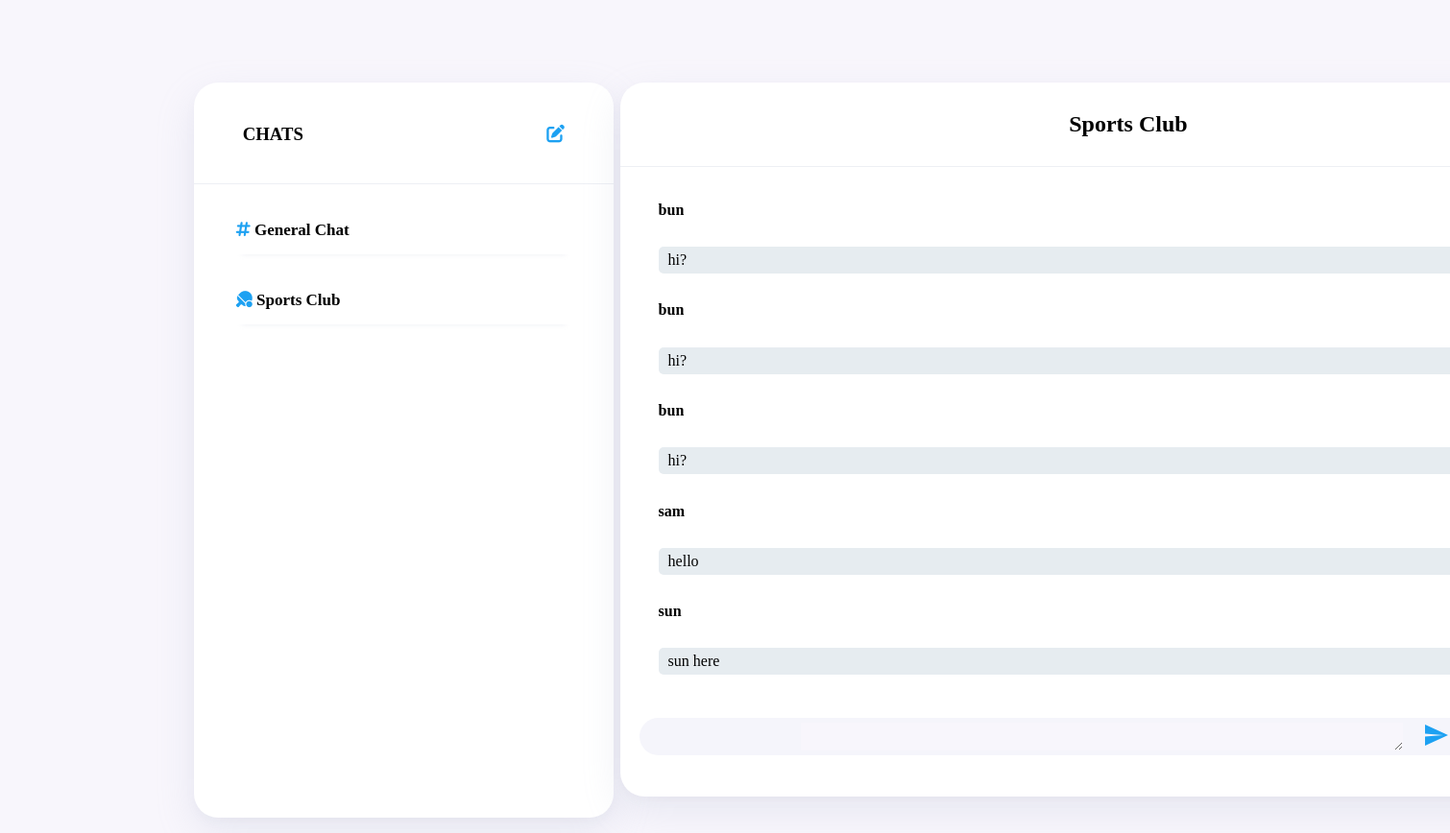
The app's page /templates/sports_chat.php, older data.
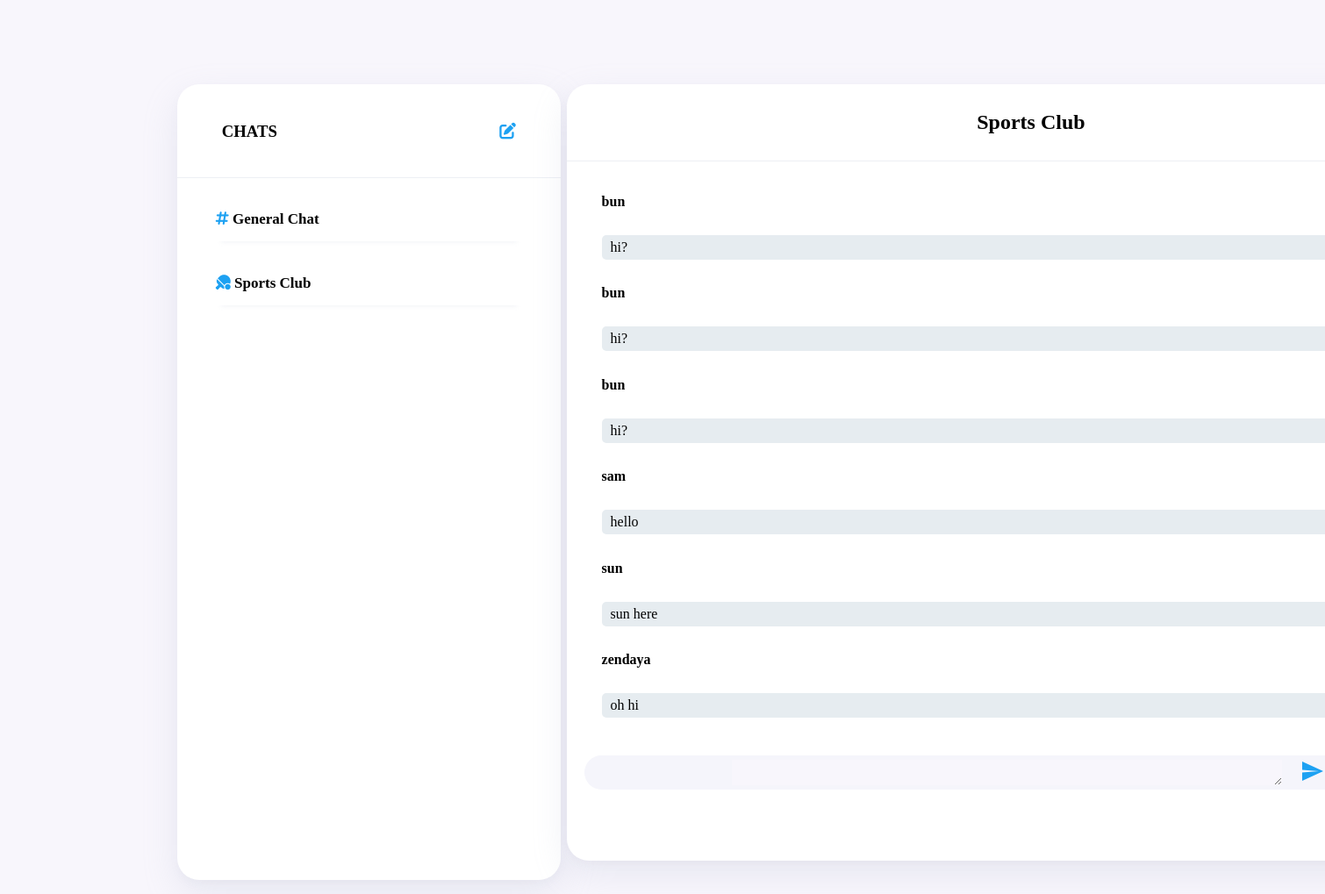
The same page, newer data.
### tables this page shows
CREATE TABLE `sportschat` (
  `id` int(11) NOT NULL,
  `username` varchar(100) NOT NULL,
  `message` text NOT NULL,
  `time` datetime NOT NULL DEFAULT current_timestamp()
);

### templates/sports_chat.php (the view, shortened to what this page needs)
<?php
include("connection.php");
?>
<!DOCTYPE html>
<html lang="en">
<head>
    <link rel="stylesheet" href="../static/chat.css">
</head>
<body>
    <div class="container-3">
        <div class="left">
            <div class="heading">
                <h3>CHATS</h3>
                <h3><i class="fas fa-edit"></i></h3>
            </div>
            <div class="sub-head">
                <div class="group name">
                <a href="gen-chat.php"><h4><i class="fas fa-hashtag"></i> General Chat</h4></a>
                </div>
                <div class="club name">
                <a href="sports_chat.php" style="text-decoration: none; color:black; "><h4><i class="fas fa-table-tennis"></i> Sports Club</h4></a>
                </div>
            </div>
        </div>
        <div class="right">
            <div class="top-section">
                <div class="name">
                    <h2>Sports Club</h2>
                </div>
                <div class="msg-box" id="ma">
                    <?php
                    $q1= "SELECT * FROM sportschat";
                    $r1= mysqli_query($db, $q1);
                    while ($row= mysqli_fetch_assoc($r1)) {
                        $message= $row['message'];
                        $username= $row['username'];
                        $time= $row['time'];
                        echo "<div class='their-msg'>
                            <div class='nametime'><h4>$username</h4><span class='timestamp'>$time</span></div>
                            <p>$message </p>
                            </div>";
                    }
                    ?>
                </div>
            </div>
            <div class="bottom-section">
                <form action="" method="post">
                    <textarea class="type-msg" name="type-msg" id="" cols="76" rows="1" ></textarea>
                    <button type="submit" name="submit">
                    </button>
                </form>
            </div>
        </div>
    </div>
</body>
</html>

### static/chat.css (style rules this page uses)
.container-3 { display: flex; padding: 2% 13% ; width: 100%; max-height: 100vh; height: 93vh; margin-top: 7vh; }
body { background-color: #F8F6FC; }
.heading h3 { padding: 6.3% 2%; }
.left { padding: 2px 0 1% 0; border-radius: 25px; height: 100%; width: 30vw; padding-bottom: 20px; background-color: white; box-shadow: 0 5px 10px rgba(154,160,185,.05), 0 15px 40px rgba(166,173,201,.2); }
.left .heading { padding: 0 10%; border-bottom: 1px solid rgba(166,173,201,.2); }
.sub-head { overflow-y: scroll; height: 74vh; padding: 0 10%; }
.sub-head .name { -webkit-box-shadow: 0 6px 6px -6px rgba(166,173,201,.2); -moz-box-shadow: 0 6px 6px -6px rgba(166,173,201,.2); box-shadow: 0 6px 6px -6px rgba(166,173,201,.2); }
.left .fas { color: #1DA1F2; }
.right { border-radius: 25px; height: 100%; width: 73%; margin-left: 7px; background-color: white; box-shadow: 0 5px 10px rgba(154,160,185,.05), 0 15px 40px rgba(166,173,201,.2); }
.left h4 { font-size: 17px; padding: 15px 0; }
.heading { display: flex; flex-direction: row; justify-content: space-between; }
.top-section { display: flex; flex-wrap: wrap; flex-direction: column; }
.right .name { padding: 10px; text-align: center; border-bottom: 1px solid rgba(166,173,201,.2); }
.msg-box { padding: 15px 40px; overflow-y: scroll; height: 68vh; }
.right .their-msg p , .my-msg p { margin: 8px 0; height: auto; width: 100%; border-radius: 5px; padding: 5px 10px; }
.their-msg p { background-color: #E6ECF0; }
.type-msg { display: block; max-width: 100%; border: none; outline: none; margin: 0 17px; background-color: #F8F6FC; }
.bottom-section { display: flex; justify-content: space-around; padding: 5px 0; margin: 0 20px; border-radius: 25px; margin-bottom: 12px; background-color: #F5F5FB; }
.bottom-section button { margin-right: 10px; border: none; background-color: transparent; cursor: pointer; }
.right .top-section .name { display: flex; justify-content: space-between; }
.nametime { display: flex; justify-content: space-between; }
.group a { text-decoration: none; color: black; }
.bottom-section form { display: flex; flex-direction: row; }

Row changes from the older to the newer data that the page shows:
added sportschat: username "zendaya", message "oh hi"
